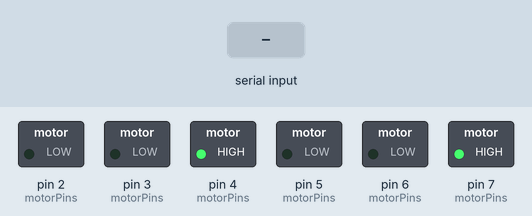
Bench run of a program on a simulated Arduino Mega 2560, built with avr-gcc and run on an emulated ATmega2560. On the bench: switched loads named in the program (green lamp = pin HIGH). Inputs (shaded band) come from the test bench.

Above: at 1.2 s.
1.3 s: "90,45\n" received over Serial
At 2.3 s:
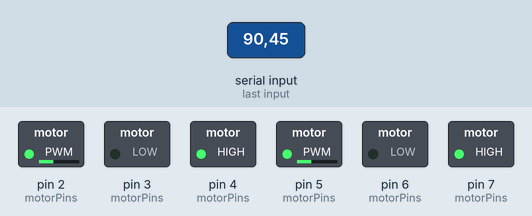
2.8 s: "30,150\n" received over Serial
At 3.4 s:
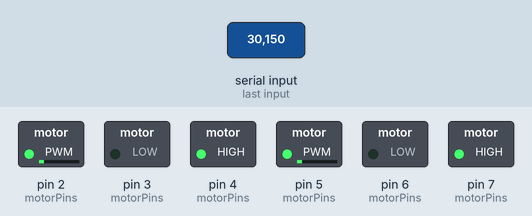
4.3 s: "200\n" received over Serial
At 4.6 s:
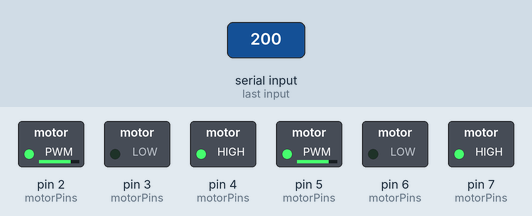
5.8 s: "90\n" received over Serial
At 6.9 s:
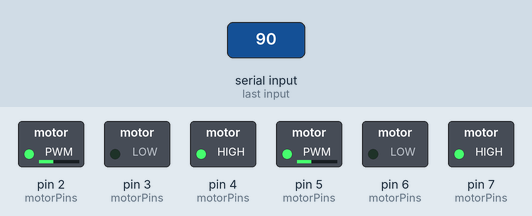
Timing chart, 0 to 8.3 s (numbered marks = the images above; inputs shaded):
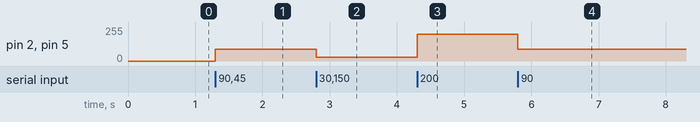

Measured:
- after the input at 1.3 s, pin 2 (motorPins), pin 5 (motorPins): 0/255 → 90/255 at once
- after the input at 2.8 s, pin 2 (motorPins), pin 5 (motorPins): 90/255 → 30/255 at once
- after the input at 4.3 s, pin 2 (motorPins), pin 5 (motorPins): 30/255 → 200/255 at once
- after the input at 5.8 s, pin 2 (motorPins), pin 5 (motorPins): 200/255 → 90/255 at once

The program:

main.cpp
```cpp
#include <Arduino.h>
#include <header/control_wheels.h>
#include <header/pins.h>


void setInitialRotation()
{
    digitalWrite(motorPins[0][1], LOW);
    digitalWrite(motorPins[0][2], HIGH);
    digitalWrite(motorPins[1][1], LOW);
    digitalWrite(motorPins[1][2], HIGH);
}

void setup()
{
    Serial.begin(115200);

    for (const auto motorPin : motorPins)
    {
        for (unsigned int j = 0; j < sizeof(motorPins[0]) / sizeof(motorPins[0][0]); j++)
        {
            pinMode(motorPin[j], OUTPUT);
        }
    }

    setInitialRotation();
}

void onDataReceived(const String &data) {
    controlWheels(data.toInt());
}

void loop() {
    if (Serial.available()) {
        const String data = Serial.readStringUntil('\n');
        onDataReceived(data);
    }
}
```

control_wheels.cpp
```cpp
//
// Created by reno on 19-9-24.
//

#include <Arduino.h>
#include <header/pins.h>
#include <header/control_wheels.h>  // Ensure you have only one definition for each function

/**
 * @brief Controls the front right wheel.
 *
 * This function takes an integer velocity value as input and adjusts this
 * of the front right wheel accordingly.
 *
 * @param vel The velocity of the front right wheel.
 */
void fr_control_wheel(const int vel)
{
    analogWrite(motorPins[0][0], vel);
}

/**
 * @brief Controls the front left wheel.
 *
 * This function takes an integer velocity value as input and adjusts this
 * of the front left wheel accordingly.
 *
 * @param vel The velocity of the front left wheel.
 */
void fl_control_wheel(const int vel)
{
    analogWrite(motorPins[1][0], vel);
}

/**
 * @brief High-level function to control all wheels.
 *
 * This function sends commands to all the wheels (front left, front right, etc.)
 * based on the given command input. It is responsible for coordinating the wheels'
 * movements for overall robot motion.
 *
* @param vel The velocity of all the wheels.
 */
void controlWheels(const int vel)
{
    fr_control_wheel(vel);
    fl_control_wheel(vel);
}
```

control_wheels.h
```cpp
//
// Created by reno on 19-9-24.
//

#ifndef CONTROL_WHEELS_H
#define CONTROL_WHEELS_H

void fr_control_wheel(int);
void fl_control_wheel(int);
void controlWheels(int);

#endif //CONTROL_WHEELS_H
```

pins.h
```cpp
//
// Created by reno on 19-9-24.
//

#ifndef PINS_H
#define PINS_H

extern const int motorPins[2][3];


#endif //PINS_H
```

pins.cpp
```cpp
//
// Created by reno on 19-9-24.
//

#include <header/pins.h>

const int motorPins[][3] =
{
    { 5, 6, 7 },
    { 2, 3, 4 },
};
```
